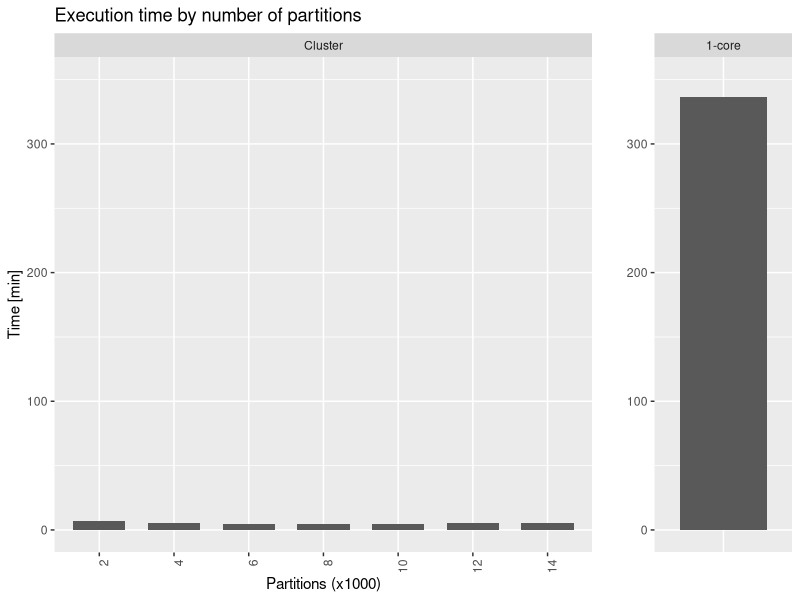
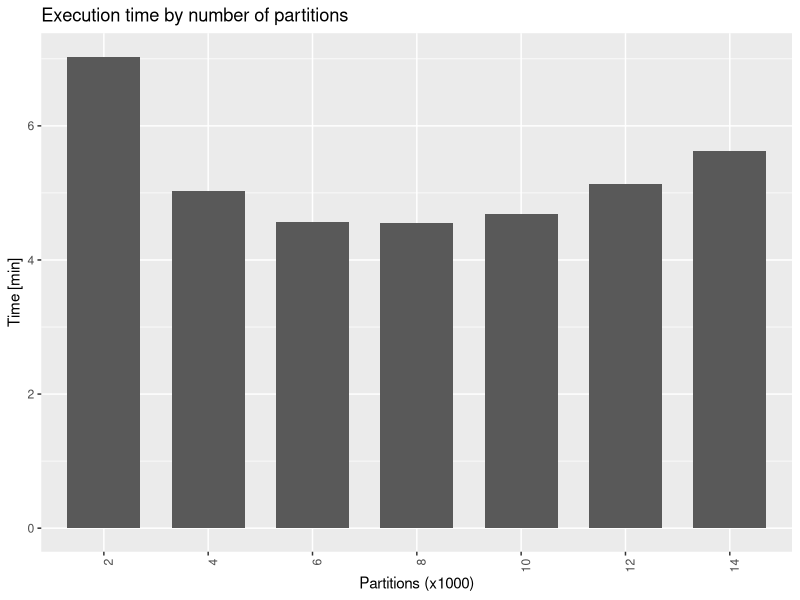
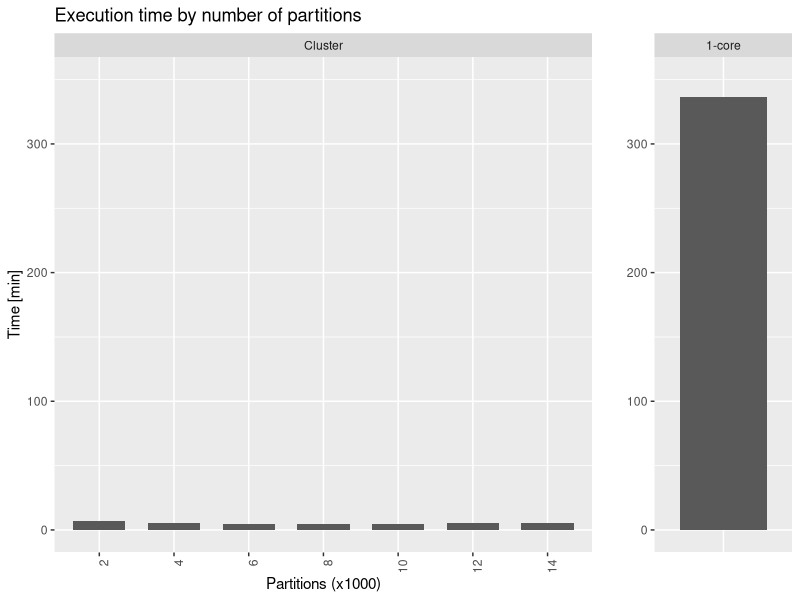
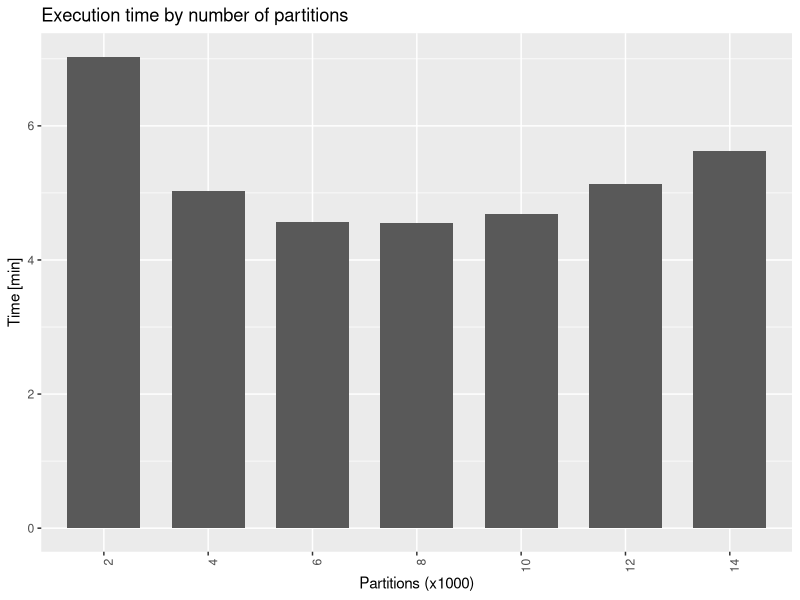

These figures' R source, in order:
require(tidyverse)
require(lubridate)
library(cowplot)

paramsPattern = "input1"
getParams <- function(command){
  params = str_trim(str_split(command, "--")[[1]])
  params = params[grepl(paramsPattern, params)]
  return(paste(params, collapse = " "))
}
extractPartitions <- function(input){
  return(str_replace(str_replace(input, "gadm/edges_P", ""), "K/edgesA", ""))
}

log = enframe(readLines("GADM.txt"))
spark = log %>% filter(grepl(value, pattern = "SparkSubmit ")) %>% 
  separate(value, into = c("time", "appId", "command"), sep = "\\|")
spark$params = spark$command %>% map(getParams)
spark = spark %>% separate(params, into = c(NA,"input"), sep = " ") %>%
  select(appId, input) %>%
  mutate(partitions = extractPartitions(input))

START = "Reading data"
END   = "Merging DCELs"
pattern = paste0(START,"|",END)
fields = c("time", "appId", "phase")
sdcel0 = log %>% filter(grepl(value, pattern = pattern)) %>%
  separate(value, fields, sep = "\\|") %>%
  mutate(phase = str_trim(phase)) %>%
  mutate(time = parse_date_time(str_replace(time,",","."), "%Y-%m-%d %H:%M:%OS")) %>%
  select(appId, phase, time) 

sdcel1 = sdcel0 %>% pivot_wider(names_from = phase, values_from = time)
names(sdcel1) = c("appId", "read", "merge")
sdcel = sdcel1 %>% mutate(time = merge - read)

data = spark %>% inner_join(sdcel, by = "appId") %>% select(partitions, time) %>%
  group_by(partitions) %>% summarise(time = mean(time)) %>% mutate(method = "Cluster")
data$partitions = factor(data$partitions, levels = c("2", "4", "6", "8", "10", "12", "14"))

fields = c("time", "duration","appId", "phase")
local0 = enframe(readLines("local.txt")) %>% 
  filter(grepl(value, pattern = pattern)) %>%
  separate(value, fields, sep = "\\|") %>%
  mutate(phase = str_trim(phase)) %>%
  mutate(time = parse_date_time(str_replace(time,",","."), "%Y-%m-%d %H:%M:%OS")) %>%
  select(appId, phase, time) %>% 
  pivot_wider(names_from = phase, values_from = time) %>%
  mutate(method = "1-core", partitions = "")
names(local0) = c("appId", "read", "merge", "method", "partitions")
local = local0 %>% mutate(time = difftime(merge, read, units = "min")) %>% 
  select(method, partitions, time)

ymin = 0
ymax = 350
ytic = 100
p = ggplot(data = data, aes(x = partitions, y = time)) +
  geom_bar(stat="identity", position=position_dodge(width = 0.75), width = 0.7) + 
  theme(axis.text.x = element_text(angle = 90, hjust = 1)) + 
  facet_grid(~method) +
  scale_y_continuous(breaks = seq(ymin, ymax, ytic)) + coord_cartesian(ylim = c(ymin, ymax)) + 
  labs(x="Partitions (x1000)", y="Time [min]", title="Execution time by number of partitions") 
q = ggplot(data = local, aes(x = partitions, y = time)) +
  geom_bar(stat="identity", width = 0.75) + 
  theme(axis.text.x = element_text(angle = 90, hjust = 1), axis.ticks.x = element_blank()) + 
  facet_grid(~method) +
  scale_y_continuous(breaks = seq(ymin, ymax, ytic)) + coord_cartesian(ylim = c(ymin, ymax)) + 
  labs(x="", y="", title="") 
plot_grid(p, q, align = "h", ncol = 2, rel_widths = c(6/10, 2/10))
ggsave(paste0("GADM.pdf"), width = 6, height = 4, device = "pdf")

p = ggplot(data = data, aes(x = partitions, y = time)) +
  geom_bar(stat="identity", position=position_dodge(width = 0.75), width = 0.7) + 
  theme(axis.text.x = element_text(angle = 90, hjust = 1)) + 
  labs(x="Partitions (x1000)", y="Time [min]", title="Execution time by number of partitions") 
plot(p)
ggsave(paste0("GADM_sample.pdf"), width = 6, height = 4, device = "pdf")
